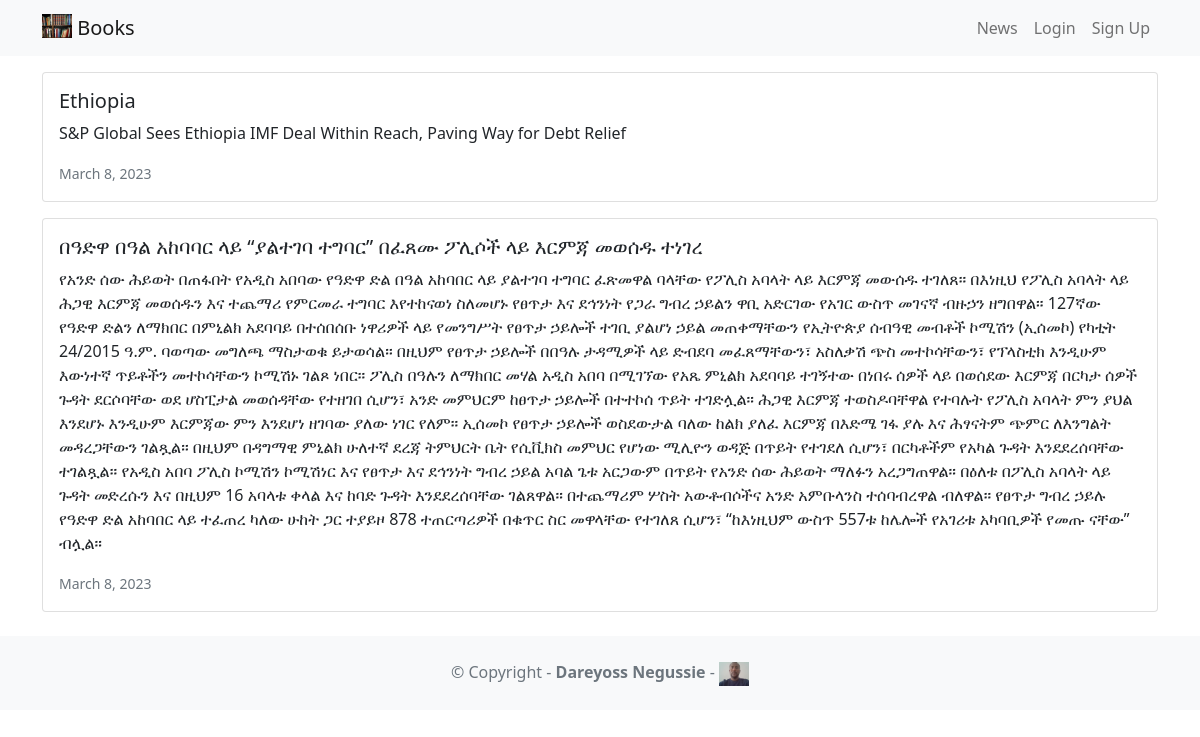
Page /news/ on the committed database.
### news/models.py (models this page shows, shortened)
class News(models.Model):
    headline= models.CharField(max_length=200)
    body=models.TextField()
    date= models.DateField()

### news/views.py (the view)
# urls.py: path('news/', include('news.urls')),
def news(request):
    newss=News.objects.all().order_by('-date')
    return render (request, 'news.html', {'newss':newss})

### news/templates/news.html
{% extends 'base.html' %}
{% block content %}
  {% for news in newss %}
  <div class="card mb-3">
    <div class="row g-0">
      <div>
        <div class="card-body">
          <h5 class="card-title">{{ news.headline }}</h5>
          <p class="card-text">{{ news.body }}</p>
          <p class="card-text"><small class="text-muted">
            {{ news.date }}
          </small></p>
        </div>
      </div>
    </div>
  </div>
  {% endfor %}
{% endblock content %}

### rows in the picture
News: headline "Ethiopia", body "S&P Global Sees Ethiopia IMF Deal Within Reach, Paving Way for Debt Relief", date "March 8, 2023"
News: headline "በዓድዋ በዓል አከባባር ላይ “ያልተገባ ተግባር” በፈጸሙ ፖሊሶች ላይ እርምጃ መወሰዱ ተነገረ", body "የአንድ ሰው ሕይወት በጠፋበት የአዲስ አበባው የዓድዋ ድል በዓል አከባበር ላይ ያልተገባ ተግባር ፈጽመዋል ባላቸው የፖሊስ አባላት ላይ እርምጃ መውሰዱ ተገለጸ። በእነዚህ የፖሊስ አባላት ላይ ሕጋዊ እርምጃ መወሰዱን እና ተጨማሪ የምርመራ ተግባር እየተከናወነ ስለመሆኑ የፀጥታ እና ደኅንነት የጋራ ግብረ ኃይልን ዋቢ አድርገው የአገር ውስጥ መገናኛ ብዙኃን ዘግበዋል። 127ኛው የዓድዋ ድልን ለማክበር በምኒልክ አደባባይ በተሰበሰቡ ነዋሪዎች ላይ የመንግሥት የፀጥታ ኃይሎች ተገቢ ያልሆነ ኃይል መጠቀማቸውን የኢትዮጵያ ሰብዓዊ መብቶች ኮሚሽን (ኢሰመኮ) የካቲት 24/2015 ዓ.ም. ባወጣው መግለጫ ማስታወቁ ይታወሳል። በዚህም የፀጥታ ኃይሎች በበዓሉ ታዳሚዎች ላይ ድብደባ መፈጸማቸውን፣ አስለቃሽ ጭስ መተኮሳቸውን፣ የፕላስቲክ እንዲሁም እውነተኛ ጥይቶችን መተኮሳቸውን ኮሚሽኑ ገልጾ ነበር። ፖሊስ በዓሉን ለማክበር መሃል አዲስ አበባ በሚገኘው የአጼ ምኒልክ አደባባይ ተገኝተው በነበሩ ሰዎች ላይ በወሰደው እርምጃ በርካታ ሰዎች ጉዳት ደርሶባቸው ወደ ሆስፒታል መወሰዳቸው የተዘገበ ሲሆን፣ አንድ መምህርም ከፀጥታ ኃይሎች በተተኮሰ ጥይት ተገድሏል። ሕጋዊ እርምጃ ተወስዶባቸዋል የተባሉት የፖሊስ አባላት ምን ያህል…", date "March 8, 2023"
